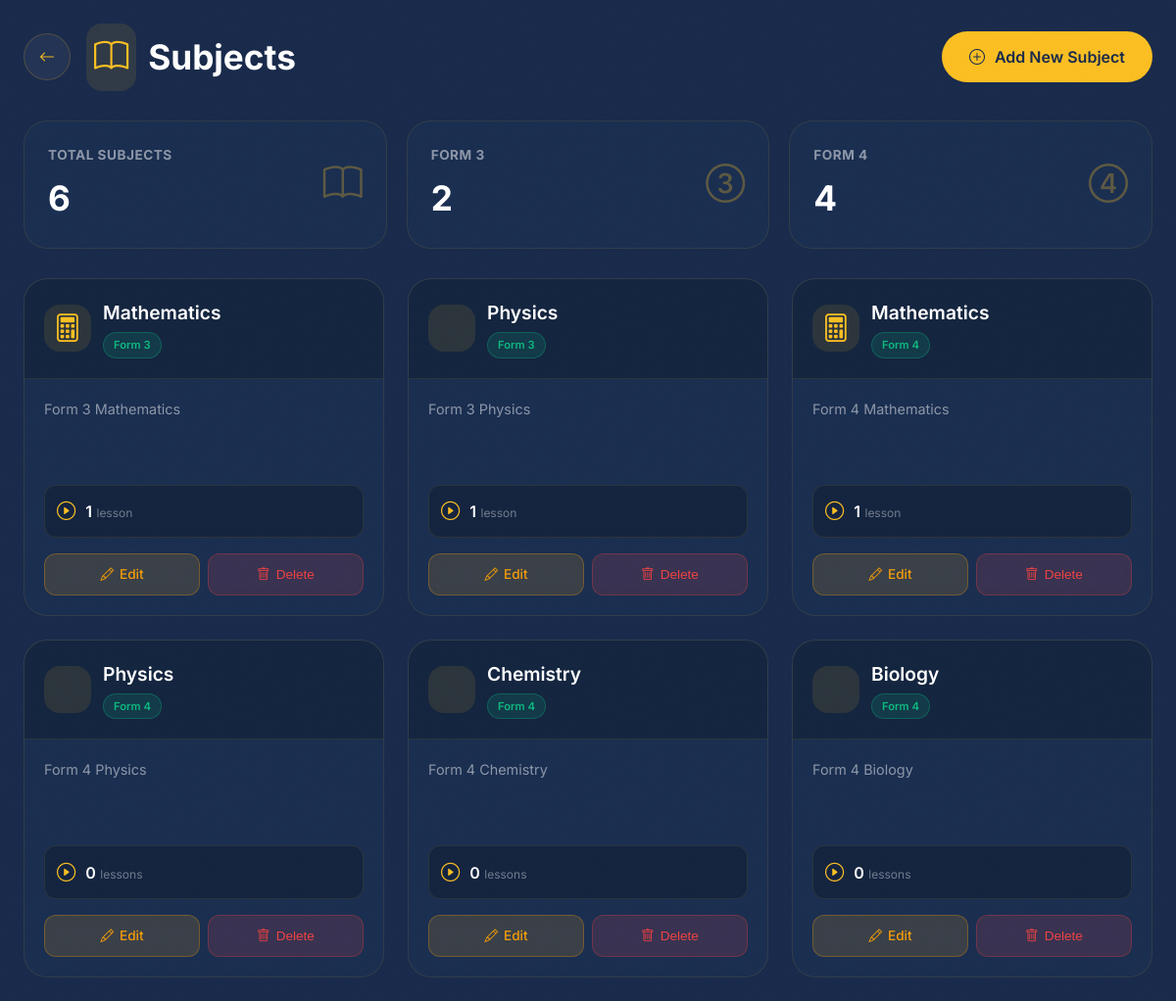
The page /admin/subjects (signed in) on the database as committed earlier.
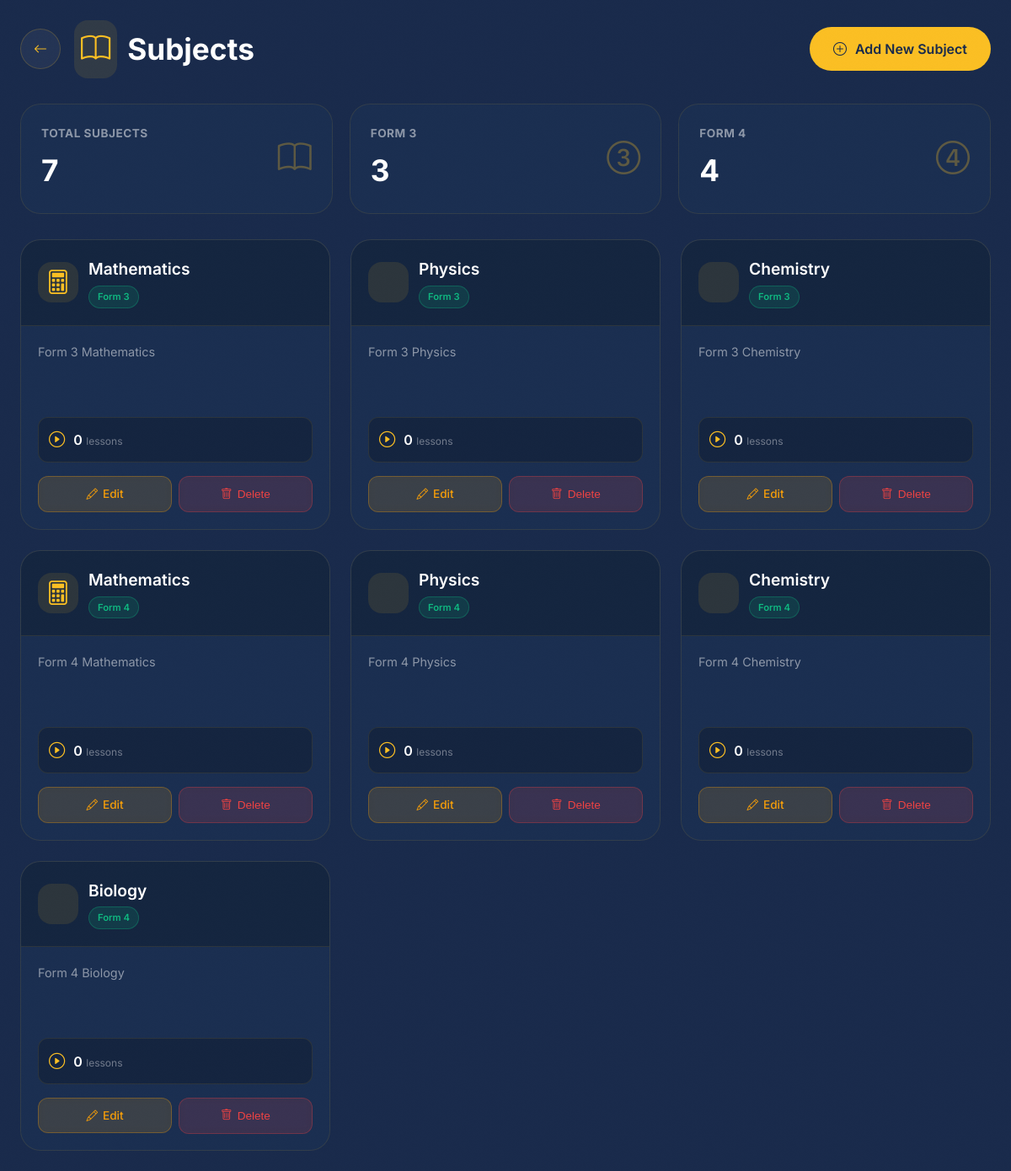
The same page on the database as committed later.
### models.py (models this page shows)
class Subject(db.Model):
    id = db.Column(db.Integer, primary_key=True)
    name = db.Column(db.String(100), nullable=False)
    form = db.Column(db.Integer, nullable=False)
    description = db.Column(db.Text)
    icon = db.Column(db.String(50), default='book')
    order = db.Column(db.Integer, default=0)
    created_at = db.Column(db.DateTime, default=datetime.utcnow)

### app.py (the view)
@app.route('/admin/subjects')
@login_required
def admin_subjects():
    if not current_user.is_admin:
        return redirect(url_for('dashboard'))
    subjects = Subject.query.order_by(Subject.form, Subject.order).all()
    return render_template('admin/subjects.html', subjects=subjects)

### app.py (called while the page is built)
@app.context_processor
def inject_site_url():
    return dict(site_url=app.config['SITE_URL'])

@app.after_request
def add_no_cache_headers(response):
    response.headers['Cache-Control'] = 'no-cache, no-store, must-revalidate, private, max-age=0'
    response.headers['Pragma'] = 'no-cache'
    response.headers['Expires'] = '0'
    return response

@login_manager.user_loader
def load_user(user_id):
    return User.query.get(int(user_id))

### templates/admin/subjects.html (shortened to what this page needs)
<!DOCTYPE html>
<html lang="en">
<head>
    <link rel="stylesheet" href="https://cdn.jsdelivr.net/npm/bootstrap-icons@1.11.3/font/bootstrap-icons.min.css">
</head>
<body>
    <div class="app">
        <div class="page-header">
            <div class="header-left">
                <a href="{{ url_for('admin_dashboard') }}" class="back-btn">
                    <i class="bi bi-arrow-left"></i>
                </a>
                <h1>
                    <i class="bi bi-book"></i>
                    Subjects
                </h1>
            </div>
            <a href="{{ url_for('admin_create_subject') }}" class="btn-create">
                <i class="bi bi-plus-circle"></i>
                Add New Subject
            </a>
        </div>
        <div class="stats-grid">
            <div class="stat-card">
                <div class="stat-content">
                    <div class="stat-info">
                        <h6>Total Subjects</h6>
                        <h3>{{ subjects|length }}</h3>
                    </div>
                    <div class="stat-icon">
                        <i class="bi bi-book"></i>
                    </div>
                </div>
            </div>
            <div class="stat-card">
                <div class="stat-content">
                    <div class="stat-info">
                        <h6>Form 3</h6>
                        <h3>{{ subjects|selectattr('form', 'equalto', 3)|list|length }}</h3>
                    </div>
                    <div class="stat-icon">
                        <i class="bi bi-3-circle"></i>
                    </div>
                </div>
            </div>
            <div class="stat-card">
                <div class="stat-content">
                    <div class="stat-info">
                        <h6>Form 4</h6>
                        <h3>{{ subjects|selectattr('form', 'equalto', 4)|list|length }}</h3>
                    </div>
                    <div class="stat-icon">
                        <i class="bi bi-4-circle"></i>
                    </div>
                </div>
            </div>
        </div>
        {% if subjects %}
        <div class="subjects-grid">
            {% for subject in subjects %}
            <div class="subject-card">
                <div class="card-header">
                    <div class="header-icon">
                        <i class="bi bi-{{ subject.icon or 'book' }}"></i>
                    </div>
                    <div class="header-title">
                        <h3 title="{{ subject.name }}">{{ subject.name|truncate(25) }}</h3>
                        <span class="form-badge">Form {{ subject.form }}</span>
                    </div>
                </div>
                <div class="card-body">
                    <p class="description" title="{{ subject.description }}">
                        {{ subject.description|truncate(80) or 'No description available.' }}
                    </p>
                    <div class="lesson-stats">
                        <i class="bi bi-play-circle"></i>
                        <div>
                            <span>{{ subject.lessons|length }}</span>
                            <small>lesson{% if subject.lessons|length != 1 %}s{% endif %}</small>
                        </div>
                    </div>
                    <div class="action-group">
                        <a href="{{ url_for('admin_edit_subject', subject_id=subject.id) }}" class="btn-action btn-edit">
                            <i class="bi bi-pencil"></i> Edit
                        </a>
                        <button class="btn-action btn-delete" onclick="deleteSubject({{ subject.id }}, '{{ subject.name|replace("'", "\\'")|safe }}')">
                            <i class="bi bi-trash"></i> Delete
                        </button>
                    </div>
                </div>
            </div>
            {% endfor %}
        </div>
        {% endif %}
    </div>
</body>
</html>

Rows that differ between the two databases and show on the page:
changed Subject "Form 3 Mathematics": lessons|length "1" → "0"; now shows "s"
changed Subject "Form 3 Physics": lessons|length "1" → "0"; now shows "s"
added Subject: name "Chemistry", form "3", description "Form 3 Chemistry", lessons|length "0"
changed Subject "Form 4 Mathematics": lessons|length "1" → "0"; now shows "s"
Other text that changed with them:
{{ subjects|length }}: "6" → "7"
{{ subjects|selectattr('form', 'equalto', 3)|list|length }}: "2" → "3"
